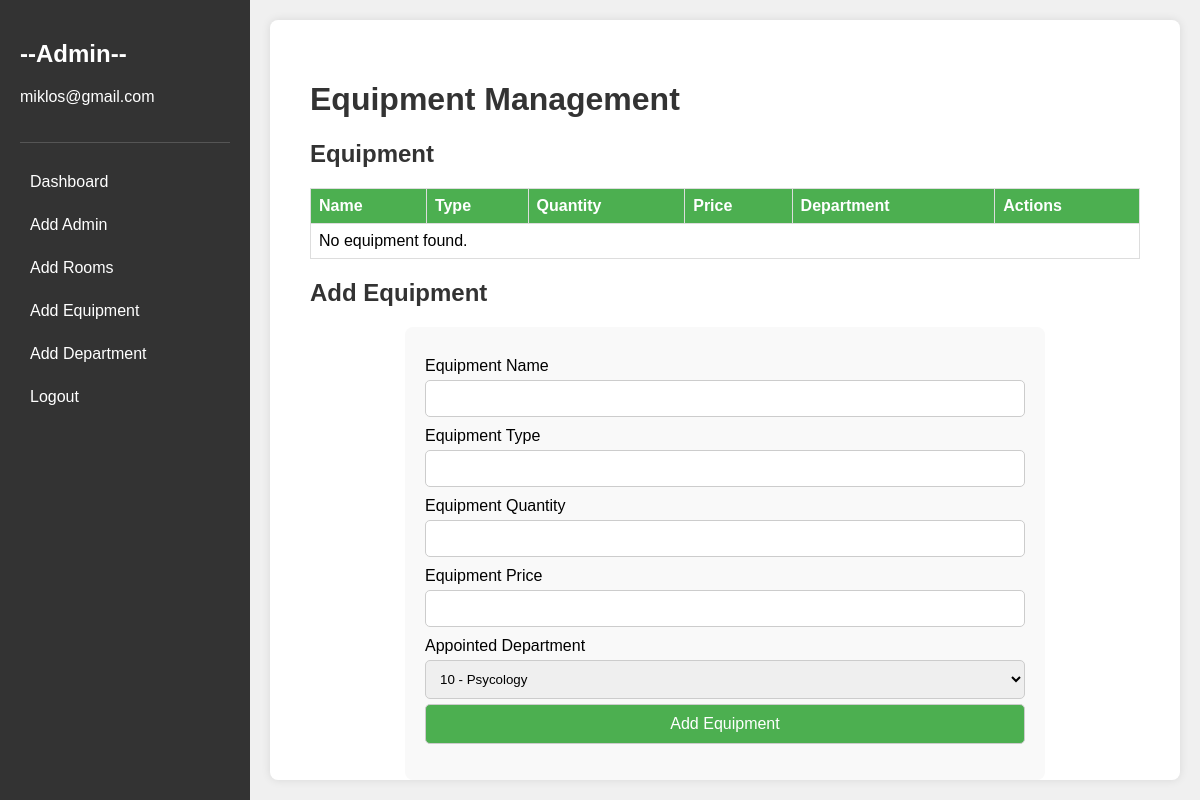
Before: /adminLP/equipment (signed in) with the older database file.
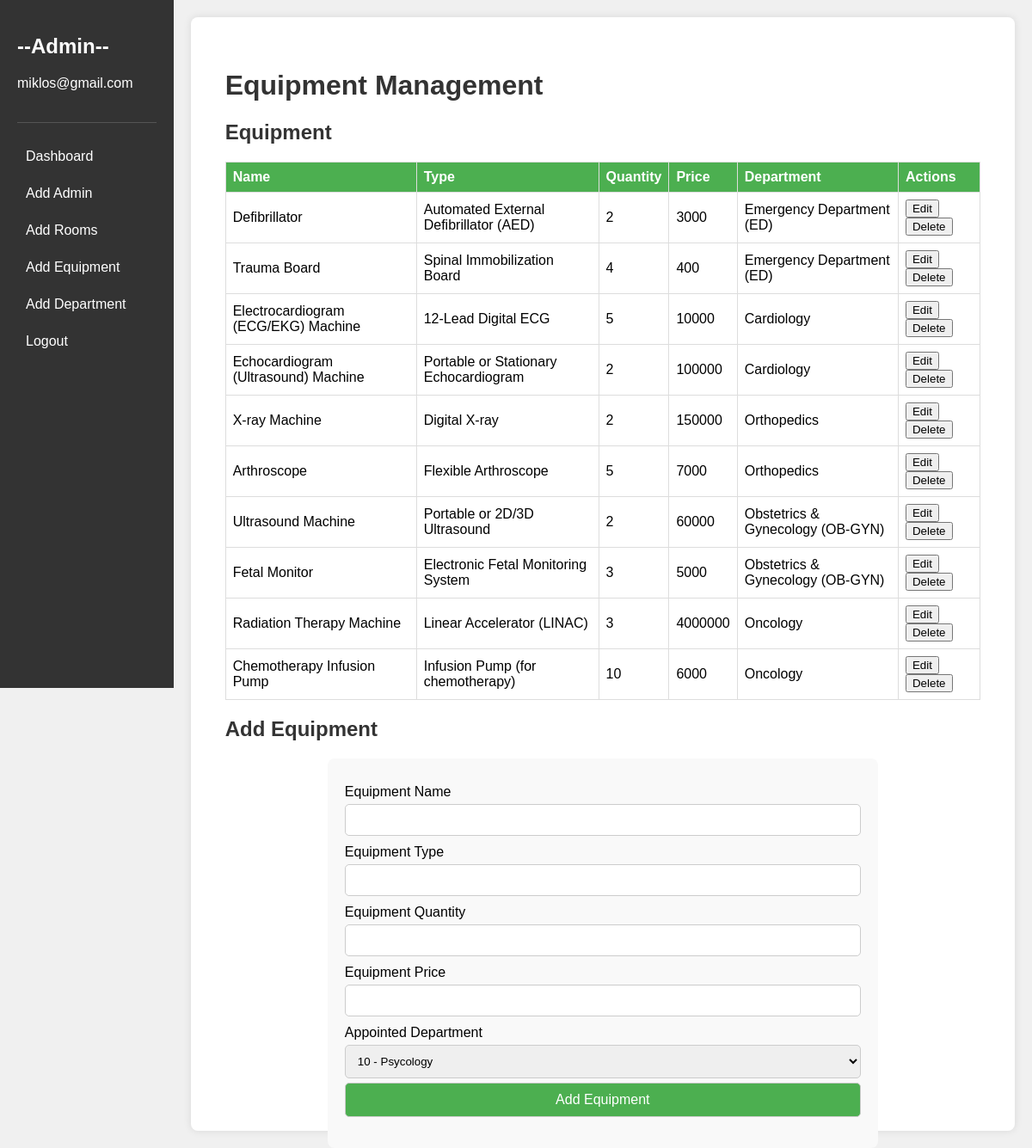
After: the same page with the newer database file.
### HPApp/models.py (models this page shows)
class Equipment(models.Model):
    eq_name = models.CharField(max_length=100, default='Unknown')
    eq_type = models.CharField(max_length=100, default='General')
    eq_qty = models.IntegerField(default=0)
    eq_price = models.IntegerField(default=0)
    department = models.ForeignKey(Department, on_delete=models.CASCADE, null=True, default=None)

class Department(models.Model):
    dep_name = models.CharField(max_length=100, default='Unknown')

### HPApp/views.py (the view, shortened to what this page needs)
# urls.py: path('adminLP/equipment', views.admin_equipment_management, name='admin_equipment_management'),
@login_required
def admin_equipment_management(request):
    success_message = ""
    selected_equipment = None
    equipment = models.Equipment.objects.all()
    departments = models.Department.objects.all()
    return render(request, 'admin_equipment_management.html', {
        'equipment': equipment,
        'success_message': success_message,
        'selected_equipment': selected_equipment,
        'departments': departments,
    })

### HPApp/models.py (called while the page is built)
    def __str__(self):
        return self.email

### HPApp/templates/admin_equipment_management.html (shortened to what this page needs)
<html>
    <head>
    </head>
    <body>
        <div class="sidebar">
            <div class="profile">
                <h2 class="profile-name">--Admin--</h2>
                <p class="profile-email">{{ user }}</p>
            </div>
            <nav class="sidebar-nav">
                <a href="{% url 'admin_LP' %}">Dashboard</a>
                <a href="{% url 'admin_addAdmin' %}">Add Admin</a>
                <a href="{% url 'admin_room_management' %}">Add Rooms</a>
                <a href="{% url 'admin_addEquipment' %}">Add Equipment</a>
                <a href="{% url 'admin_addDepartment' %}">Add Department</a>
                <a href="{% url 'logout' %}">Logout</a>
            </nav>
        </div>
            <div class="content">
                <h1>Equipment Management</h1>
            <h2>Equipment</h2>
            <table>
                <thead>
                    <tr>
                        <th>Name</th>
                        <th>Type</th>
                        <th>Quantity</th>
                        <th>Price</th>
                        <th>Department</th>
                        <th>Actions</th>
                    </tr>
                </thead>
                <tbody>
                    {% for eq in equipment %}
                    <tr>
                        <td>{{ eq.eq_name }}</td>
                        <td>{{ eq.eq_type }}</td>
                        <td>{{ eq.eq_qty }}</td>
                        <td>{{ eq.eq_price }}</td>
                        <td>{{ eq.department.dep_name }}</td>
                        <td>
                            <form method="GET" action="{% url 'admin_equipment_management' %}" style="display:inline;">
                                <button type="submit">Edit</button>
                            </form>
                            <form method="POST" action="{% url 'admin_equipment_management' %}" style="display:inline">
                                <button type="submit" onclick="return confirm('Are you sure you want to delete this equipment?');">Delete</button>
                            </form>
                        </td>
                    </tr>
                    {% empty %}
                        <tr>
                            <td colspan="6">No equipment found.</td>
                        </tr>
                    {% endfor %}
                </tbody>
            </table>
            <h2>{% if selected_appointment %}Update{% else %}Add{% endif %} Equipment</h2>
            <div class="form-container">
                <form method="POST" action="{% url 'admin_equipment_management' %}">
                    <label for="eq_name">Equipment Name</label>
                    <input type="text" id="eq_name" name="eq_name" value="{{ selected_equipment.eq_name }}" required>
                    <label for="eq_type">Equipment Type</label>
                    <input type="text" id="eq_type" name="eq_type" value="{{ selected_equipment.eq_type }}" required>
                    <label for="eq_quantity">Equipment Quantity</label>
                    <input type="number" id="eq_qty" name="eq_qty" value="{{ selected_equipment.eq_qty }}" min="0" required>
                    <label for="eq_type">Equipment Price</label>
                    <input type="number" id="eq_price" name="eq_price" value="{{ selected_equipment.eq_price }}" min="0" required>
                    <label for="department">Appointed Department</label>
                    <select id="department" name="department_id" required>
                        {% for department in departments %}
                            <option value="{{ department.id }}"
                                >
                                    {{ department.id }} - {{ department.dep_name }}
                            </option>
                        {% endfor %}
                    </select>
                    <button type="submit">{% if selected_equipment %}Update{% else %}Add{% endif %} Equipment</button>
                </form>
            </div>
        </div>
    </body>
</html>

Changed rows visible on the page:
added Equipment: eq_name "Defibrillator", eq_type "Automated External Defibrillator (AED)", eq_qty "2", eq_price "3000", department.dep_name "Emergency Department (ED)"
added Equipment: eq_name "Trauma Board", eq_type "Spinal Immobilization Board", eq_qty "4", eq_price "400", department.dep_name "Emergency Department (ED)"
added Equipment: eq_name "Electrocardiogram (ECG/EKG) Machine", eq_type "12-Lead Digital ECG", eq_qty "5", eq_price "10000", department.dep_name "Cardiology"
added Equipment: eq_name "Echocardiogram (Ultrasound) Machine", eq_type "Portable or Stationary Echocardiogram", eq_qty "2", eq_price "100000", department.dep_name "Cardiology"
added Equipment: eq_name "X-ray Machine", eq_type "Digital X-ray", eq_qty "2", eq_price "150000", department.dep_name "Orthopedics"
added Equipment: eq_name "Arthroscope", eq_type "Flexible Arthroscope", eq_qty "5", eq_price "7000", department.dep_name "Orthopedics"
added Equipment: eq_name "Ultrasound Machine", eq_type "Portable or 2D/3D Ultrasound", eq_qty "2", eq_price "60000", department.dep_name "Obstetrics & Gynecology (OB-GYN)"
added Equipment: eq_name "Fetal Monitor", eq_type "Electronic Fetal Monitoring System", eq_qty "3", eq_price "5000", department.dep_name "Obstetrics & Gynecology (OB-GYN)"
added Equipment: eq_name "Radiation Therapy Machine", eq_type "Linear Accelerator (LINAC)", eq_qty "3", eq_price "4000000", department.dep_name "Oncology"
added Equipment: eq_name "Chemotherapy Infusion Pump", eq_type "Infusion Pump (for chemotherapy)", eq_qty "10", eq_price "6000", department.dep_name "Oncology"
Other visible differences:
text no longer shown: "No equipment found."
